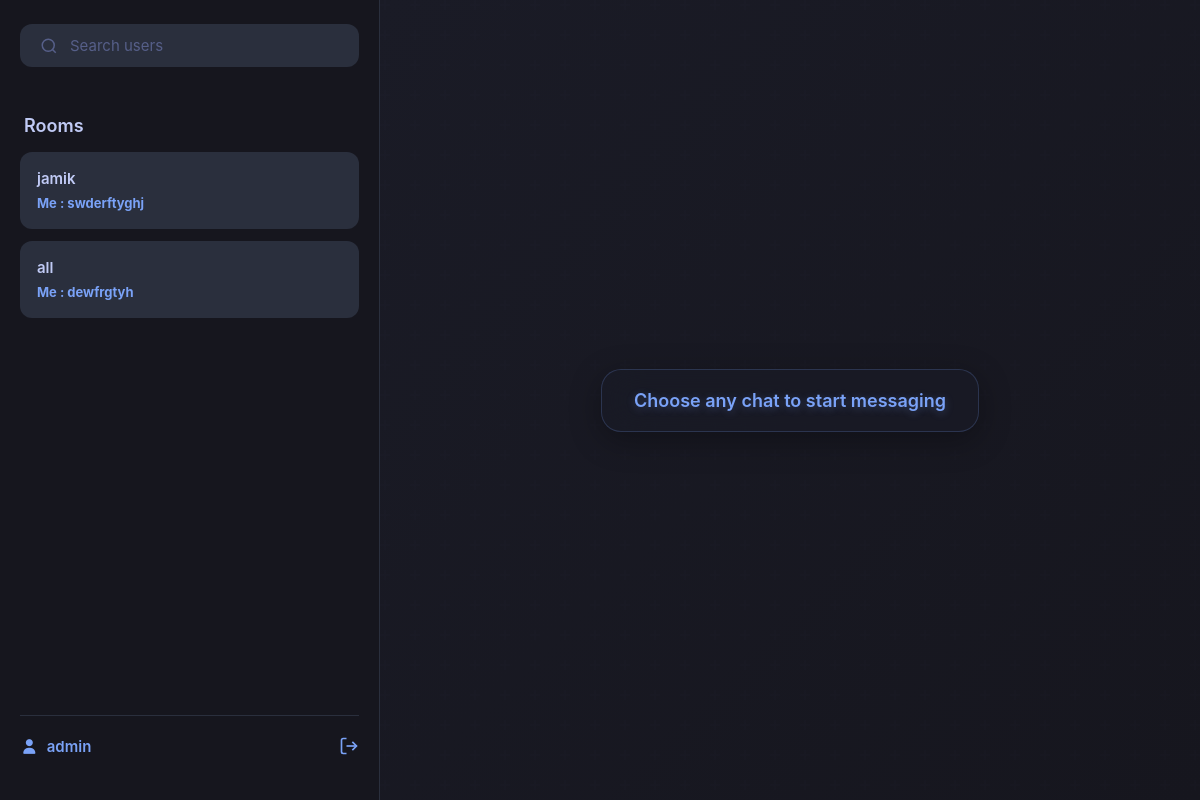
/home/ (signed in), run on an earlier commit of the app's database.
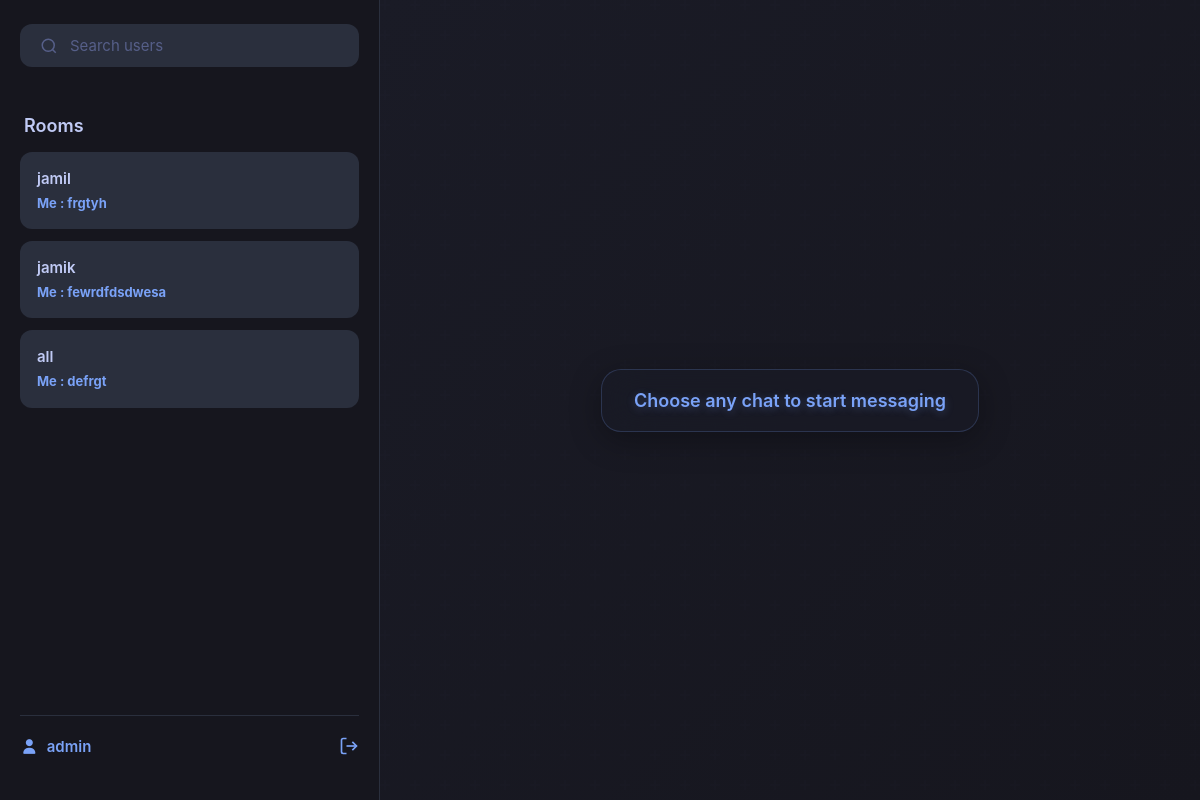
And on a later commit of the database.
### chat/models.py (models this page shows, shortened)
class Room(models.Model):
    CHAT_TYPE_CHOICES = [
        ('private', 'Private'),
        ('public', 'Public'),
    ]
    room_name = models.CharField(max_length=100, unique=True)
    members = models.ManyToManyField(UserModel, related_name='chats')
    chat_type = models.CharField(max_length=10, choices=CHAT_TYPE_CHOICES, default='public')

class UserModel(AbstractUser):
    pass

class Message(models.Model):
    room = models.ForeignKey(Room, on_delete=models.CASCADE, related_name='messages')
    message = models.CharField(max_length=255, null=True, blank=True)
    sender = models.ForeignKey(UserModel, on_delete=models.CASCADE)
    img = models.ImageField(upload_to='chat', null=True, blank=True)
    created_at = models.DateTimeField(auto_now_add=True)

### chat/views.py (the view)
# urls.py: path('home/', views.chats_list, name='chats'),
@login_required(login_url='login')
def chats_list(request):
    qs = UserModel.objects.exclude(id=request.user.id).order_by('username')
    rooms = request.user.chats.order_by('-room_name')
    rooms_with_notifications = []
    for room in rooms:
        has_unread = Notification.objects.filter(
            owner=request.user,
            message__room=room,
            is_read=False
        ).exists()
        rooms_with_notifications.append((room, has_unread))
    users = UserModel.objects.exclude(id=request.user.id).order_by('username')
    q = request.GET.get("q")
    if q:
        users = users.filter(username__icontains=q)
    unread_count = Notification.objects.filter(owner=request.user, is_read=False).count()
    context = {
        'rooms_with_notifications': rooms_with_notifications,
        'users': users,
        'unread_notifications': unread_count,
        'qs': qs,
    }
    return render(request, 'chats.html', context)

### chat/templatetags/my_tags.py (called while the page is built)
@register.filter
def split_after_second_underscore(room_name, request):
    parts = room_name.split('_')
    if len(parts) > 2:
        if parts[2] == request.user.username:
            return parts[1]
        else:
            return parts[2]
    return room_name

### templates/chats.html (shortened to what this page needs)
{% load my_tags %}
<!DOCTYPE html>
<html lang="en">
<head>
    <link rel="stylesheet" href="https://cdnjs.cloudflare.com/ajax/libs/font-awesome/7.0.0/css/all.min.css"/>
</head>
<body>
<div class="page-container">
    <div class="rooms-sidebar">
        <form method="GET" class="search-container">
            <div class="search-bar">
                <svg class="search-icon" width="18" height="18" viewBox="0 0 24 24" fill="none" stroke="currentColor"
                     stroke-width="2">
                    <circle cx="11" cy="11" r="8"/>
                    <path d="m21 21-4.35-4.35"/>
                </svg>
                <input type="text" name="q" placeholder="Search users" class="search-input" id="search-input"
                       autocomplete="off">
            </div>
        </form>
        {% if request.GET.q %}
        <h2>Users</h2>
        {% for user in users %}
        <div class="user-item">
            <a href="{% url 'profile-another' username=user.username %}">
                {{ user.username }}
            </a>
        </div>
        {% endfor %}
        {% else %}
        <h2>Rooms</h2>
        {% for room, has_unread in rooms_with_notifications %}
        <div class="room-item">
            <a href="{% url 'room' room_name=room.room_name username=request.user %}">
                <p>{{ room.room_name|split_after_second_underscore:request }}</p>
                <span>
                <small style="font-weight:700">
                    {% if room.messages.last.sender == request.user %}
                        Me
                    {% else %}
                        {{ room.messages.last.sender.username }}
                    {% endif %}
                    : {{ room.messages.last.message }}
                </small>
            </span>
            </a>
        </div>
        {% endfor %}
        {% endif %}
        <div class="user-info">
            <a href="{% url 'profile' %}">
                <i class="fa-solid fa-user"></i>
                <span>{{ request.user.username }}</span>
            </a>
            <a href="{% url 'login' %}">
                <svg width="20" height="20" viewBox="0 0 24 24" fill="none" stroke="currentColor" stroke-width="2">
                    <path d="M9 21H5a2 2 0 0 1-2-2V5a2 2 0 0 1 2-2h4"/>
                    <polyline points="16 17 21 12 16 7"/>
                    <line x1="21" y1="12" x2="9" y2="12"/>
                </svg>
            </a>
        </div>
    </div>
    <div class="right">
        <div class="choose-one">
            <p>Choose any chat to start messaging</p>
        </div>
    </div>
</div>
</body>
</html>

### templates/chats.html (style rules this page uses)
* { margin: 0; padding: 0; box-sizing: border-box; font-family: -apple-system, BlinkMacSystemFont, 'Segoe UI', Roboto, Helvetica, Arial, sans-serif; }
body { background-color: #1a1b26; color: #a9b1d6; height: 100vh; overflow: hidden; }
.page-container { display: flex; height: 100vh; }
.rooms-sidebar { width: 380px; background-color: #16161e; border-right: 1px solid #2a2f3d; padding: 24px 20px; display: flex; flex-direction: column; overflow: hidden; }
.search-container { margin-bottom: 24px; }
.search-bar { display: flex; align-items: center; background-color: #2a2f3d; border-radius: 12px; padding: 12px 20px; transition: all 0.2s ease; }
.search-icon { color: #565f89; margin-right: 12px; width: 18px; height: 18px; }
.search-input { flex: 1; border: none; background: transparent; color: #c0caf5; font-size: 15px; outline: none; width: 100%; }
.search-input::placeholder { color: #565f89; }
.rooms-sidebar h2 { font-size: 18px; font-weight: 600; color: #c0caf5; margin: 24px 0 16px; padding-left: 4px; }
.room-item { background-color: #2a2f3d; border-radius: 12px; padding: 16px; margin-bottom: 12px; cursor: pointer; transition: all 0.2s ease; border: 1px solid transparent; display:flex; justify-content:space-between; align-items:center; }
.room-item a { text-decoration: none; color: inherit; display: block; }
.room-item p { color: #c0caf5; font-weight: 600; font-size: 15px; margin-bottom: 6px; }
.room-item small { display: block; color: #a9b1d6; font-size: 13px; line-height: 1.4; }
.room-item small[style*="font-weight:700"] { color: #7aa2f7; font-weight: 600; }
.user-info { margin-top: auto; display: flex; justify-content: space-between; align-items: center; padding: 20px 0; border-top: 1px solid #2a2f3d; }
.user-info a { color: #7aa2f7; text-decoration: none; font-weight: 600; font-size: 15px; transition: color 0.2s ease; display: flex; align-items: center; gap: 8px; }
.user-info svg { transition: transform 0.2s ease; width: 20px; height: 20px; }
.right { flex: 1; display: flex; justify-content: center; align-items: center; background: linear-gradient(135deg, #1a1b26 0%, #16161e 100%); position: relative; overflow: hidden; }
.right::before { content: ''; position: absolute; top: 0; left: 0; right: 0; bottom: 0; opacity: 0.3; }
.choose-one { display: flex; justify-content: center; align-items: center; padding: 20px 32px; background: rgba(26, 27, 38, 0.8); backdrop-filter: blur(20px); -webkit-backdrop-filter: blur(20px); border-radius: 20px; border: 1px solid rgba(122, 162, 247, 0.2); box-shadow: 0 8px 32px rgba(0, 0, 0, 0.3); z-index: 1; animation: fadeInUp 0.6s ease; }
.choose-one p { font-size: 18px; font-weight: 600; color: #7aa2f7; text-align: center; margin: 0; text-shadow: 0 2px 8px rgba(122, 162, 247, 0.3); }

What changed in the data, as far as the page shows it:
added Room: room_name|split_after_second_underscore "jamil", shows "Me", messages.last.message "frgtyh"
computed for Room "jamik": messages.last.message "swderftyghj" → "fewrdfdsdwesa"
computed for Room "all": messages.last.message "dewfrgtyh" → "defrgt"
